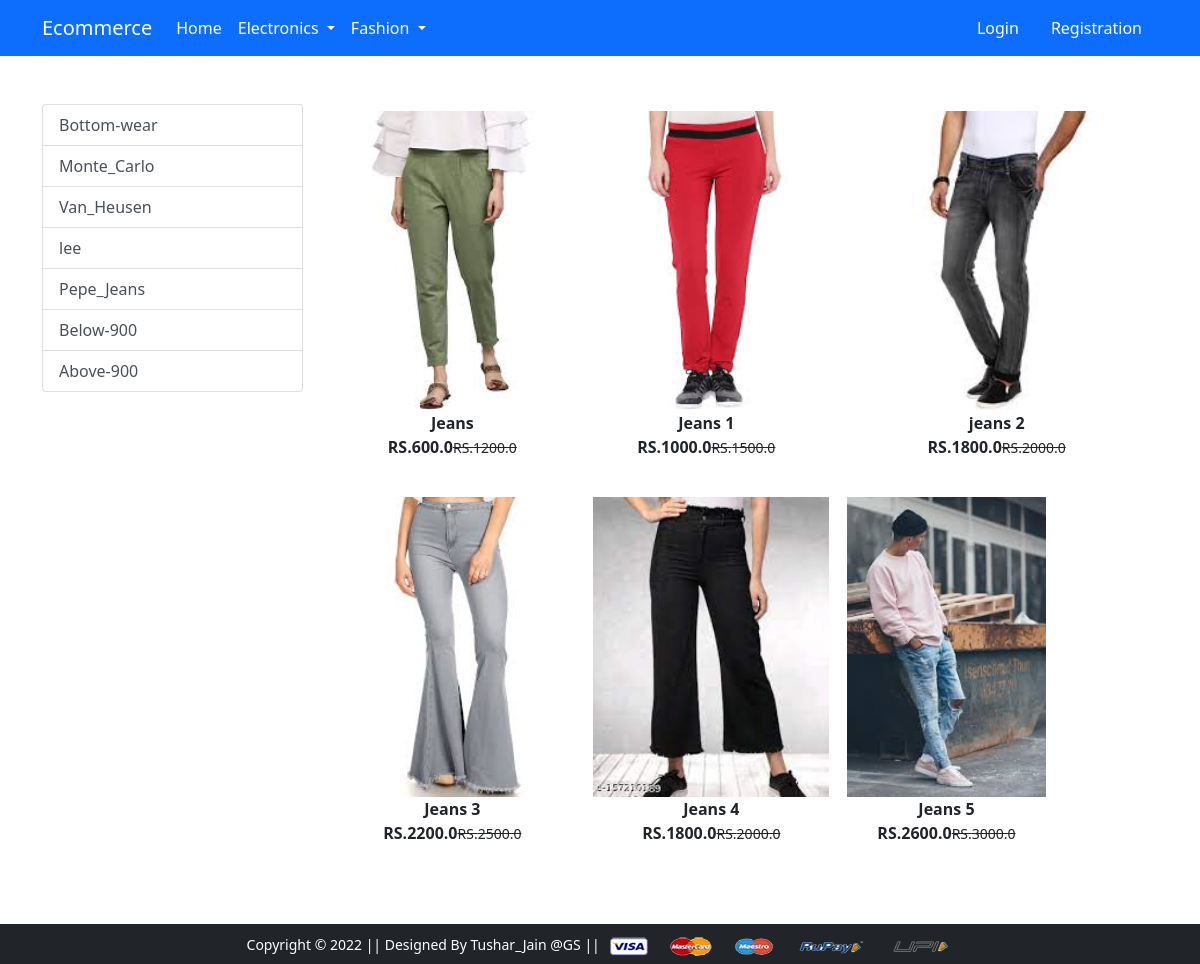
Screenshot of /bottom-wear/ with the database file from the repository.
### app/models.py (models this page shows, shortened)
class Product(models.Model):
    title = models.CharField(max_length=100)
    selling_price = models.FloatField()
    discounted_price = models.FloatField()
    description = models.TextField()
    brand = models.CharField(max_length=100)
    category = models.CharField(choices=CATEGORY_CHOICE, max_length=10)
    product_image = models.ImageField(upload_to='productimg')

### app/views.py (the view)
# urls.py: path('bottom-wear/', views.bottom_wear, name='bottom_wear'),
def bottom_wear(request, data=None):
    total_item = 0
    if request.user.is_authenticated:
        total_item = len(Cart.objects.filter(user=request.user))
    if data == None:
        bottomwear = Product.objects.filter(category='BW')
    elif data == 'Monte_Carlo' or data == 'Van_Heusen' or data == 'lee' or data == 'Pepe_Jeans':
        bottomwear = Product.objects.filter(category='BW').filter(brand=data)
    elif data == 'Below':
        bottomwear = Product.objects.filter(category='BW').filter(discounted_price__lt=900)
    elif data == 'Above':
        bottomwear = Product.objects.filter(category='BW').filter(discounted_price__gt=900)
    return render(request, 'app/bottomwear.html', {'bottomwear':bottomwear, 'total_item' : total_item})

### app/templates/app/bottomwear.html (shortened to what this page needs)
{% extends 'app/base.html' %}
{% load static %}
{% block main-content %}
<div class="container my-5">
    <div class="row">
        <div class="col-sm-3">
            <div class="list-group">
                <a href="{% url 'bottom_wear' %}" class="list-group-item list-group-item-action" aria-current="true">Bottom-wear</a>
                <a href="{% url 'bottomweardata' 'Monte_Carlo' %}" class="list-group-item list-group-item-action">Monte_Carlo</a>
                <a href="{% url 'bottomweardata' 'Van_Heusen' %}" class="list-group-item list-group-item-action">Van_Heusen</a>
                <a href="{% url 'bottomweardata' 'lee' %}" class="list-group-item list-group-item-action">lee</a>
                <a href="{% url 'bottomweardata' 'Pepe_Jeans' %}" class="list-group-item list-group-item-action">Pepe_Jeans</a>
                <a href="{% url 'bottomweardata' 'Below' %}" class="list-group-item list-group-item-action">Below-900</a>
                <a href="{% url 'bottomweardata' 'Above' %}" class="list-group-item list-group-item-action">Above-900</a>
            </div>
        </div>
        <div class="col-sm-8">
            <div class="row">
                {% for product in bottomwear %}
                <div class="col-sm-4 text-centre mb-4">
                    <a href="{% url 'product-detail' product.id %}" class="btn">
                        <div class="item">
                            <img src="{{product.product_image.url}}" alt="" height="300">
                            <div class="fw-bold">{{product.title}}</div>
                            <div class="fw-bold">RS.{{product.discounted_price}}<small
                                    class="fw-light text-decoration-line-through">RS.{{product.selling_price}}</small>
                            </div>
                        </div>
                    </a>
                </div>
                {% endfor %}
            </div>
        </div>
    </div>
</div>
{% endblock main-content %}

### rows the page displays
Product: product_image (picture), title "Jeans", discounted_price "600.0", selling_price "1200.0"
Product: product_image (picture), title "Jeans 1", discounted_price "1000.0", selling_price "1500.0"
Product: product_image (picture), title "jeans 2", discounted_price "1800.0", selling_price "2000.0"
Product: product_image (picture), title "Jeans 3", discounted_price "2200.0", selling_price "2500.0"
Product: product_image (picture), title "Jeans 4", discounted_price "1800.0", selling_price "2000.0"
Product: product_image (picture), title "Jeans 5", discounted_price "2600.0", selling_price "3000.0"
